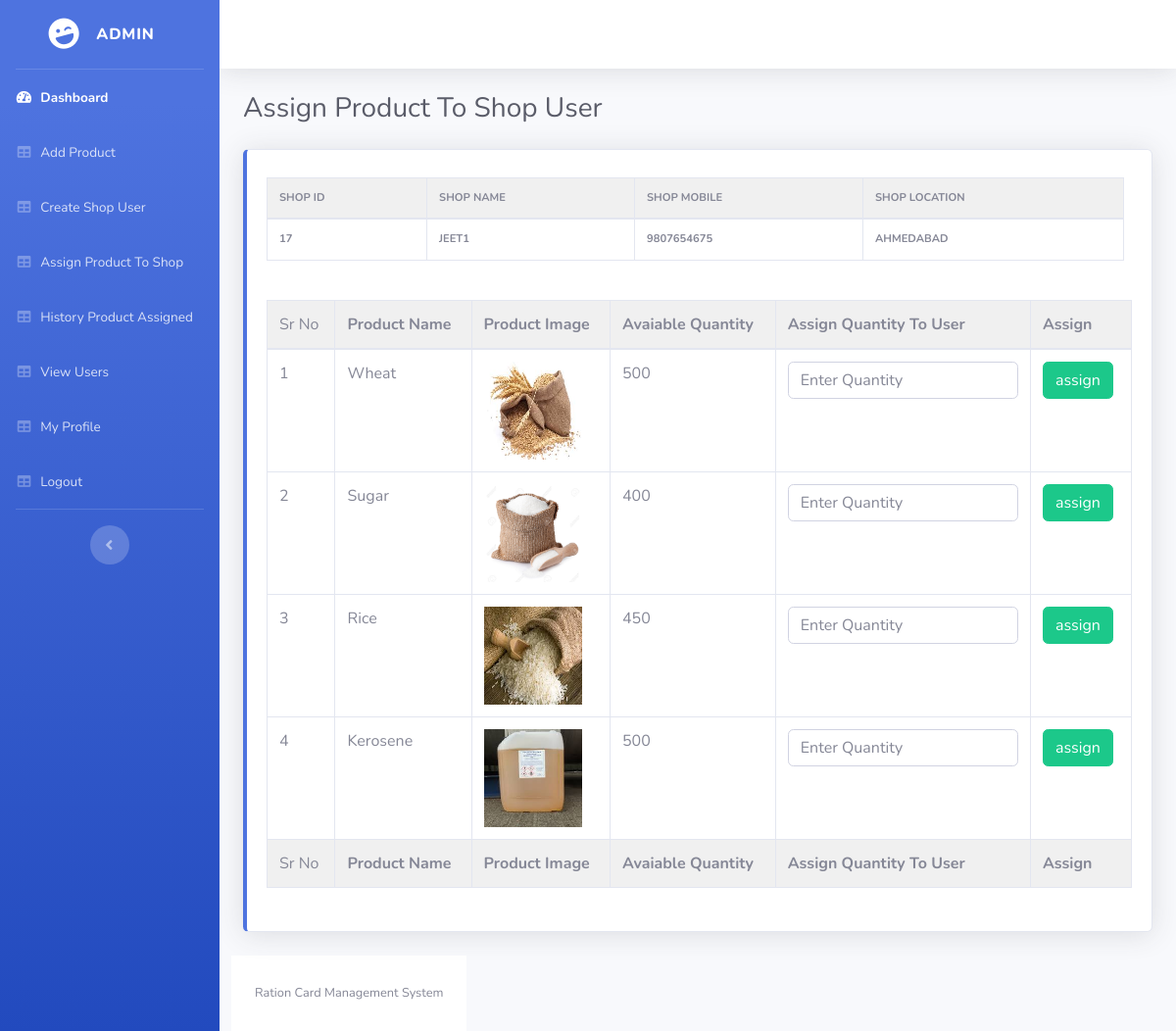
The page /assign_to_shop.php?shop_id=17 on the database its author committed.
### tables this page shows
CREATE TABLE `shop_registeration` (
  `shop_id` int(11) NOT NULL,
  `s_name` varchar(255) NOT NULL,
  `s_email` varchar(255) NOT NULL,
  `s_password` varchar(255) NOT NULL,
  `s_mobile_no` bigint(20) NOT NULL,
  `city` varchar(255) NOT NULL,
  `address` text NOT NULL,
  `aadhar_number` bigint(20) NOT NULL
);

CREATE TABLE `product_details` (
  `product_id` int(11) NOT NULL,
  `product_name` varchar(255) NOT NULL,
  `product_img` text NOT NULL,
  `product_mrp` int(11) NOT NULL,
  `product_quantity` int(11) NOT NULL,
  `permonth_allocation` varchar(255) NOT NULL
);

### assign_to_shop.php (the view, shortened to what this page needs)
<?php include "user_includes/header.php" ;?>
        <div class="container-fluid">
          <div class="d-sm-flex align-items-center justify-content-between mb-4">
            <h1 class="h3 mb-0 text-gray-800">Assign Product To Shop User</h1>
          </div>
    <div class="body">
    <div class="row">
            <div class="col-lg-12 mb-4">
              <div class="card border-left-primary shadow h-100 py-2">
                <div class="card-body">
                  <div class="row no-gutters align-items-center">
                    <div class="col mr-2">
                      <div class="text-xs font-weight-bold text-primary text-uppercase mb-1">
                      <?php $shop_id =  $_GET['shop_id']; ?>
                      <table class="table table-bordered table-hover dataTable " id="dataTable">
                        <thead>
                            <tr>
                                <th>Shop Id</th>
                                <th>Shop Name</th>
                                <th>Shop Mobile</th>
                                <th>Shop Location</th>
                            </tr>
                        </thead>
                        <tbody>
                        <?php
$query  = "SELECT * FROM shop_registeration WHERE shop_id = '$shop_id'";
$result = mysqli_query($connection,$query);
if($result)
{
    while($row=mysqli_fetch_assoc($result))
    {
        $shop_id = $row['shop_id'];
        $s_name=$row['s_name'];
        $s_mobile_no=$row['s_mobile_no'];
        $city=$row['city'];
        ?>
        <tr>
            <td><?php echo $shop_id; ?></td>
            <td><?php echo $s_name; ?></td>
            <td><?php echo $s_mobile_no; ?></td>
            <td><?php echo $city; ?></td>
        </tr>
<?php
    }
}
            ?>
                        </tbody>
                      </table>
                      </div>
                      <br>
                    </div>
    <br>
<table class="table table-bordered table-hover dataTable " id="dataTable" width="100%" cellspacing="0">
<br>
<form action="" method="post">
<thead >
<tr>
<td>Sr No</td>
<th>Product Name</th>
<th>Product Image</th>
<th>Avaiable Quantity</th>
<th>Assign Quantity To User</th>
<th>Assign</th>
        </tr>
    </thead>
    <tfoot >
        <tr>
            <td>Sr No</td>
            <th>Product Name</th>
            <th>Product Image</th>
            <th>Avaiable Quantity</th>
            <th>Assign Quantity To User</th>
            <th>Assign</th>
        </tr>
    </tfoot>
    <tbody>
    <?php
$query  = "SELECT * FROM product_details";
$result = mysqli_query($connection,$query);
if($result)
{
    $i=1;
    while($row=mysqli_fetch_assoc($result))
    {
        $name=$row['product_name'];
        $image=$row['product_img'];
        $available_quantity=$row['product_quantity'];
        ?>
    <tr>
    <form action="" method="post">
   <td>
   <?php echo $i; ?>
   </td>
        <td>
            <?php echo $name  ?>
        </td>
        <td>
            <?php if($image)
            {
              ?>
              <img width="100px" height="100px" src="images/<?php echo $image; ?>" alt="">
              <?php
            }else
            {
              echo "No Image Found!!";
            }
            ?>
        </td>
        <td>
            <?php echo $available_quantity  ?>
        </td>
        <td>
            <input required type="text" name="qty" class="form-control" placeholder="Enter Quantity" id="">
        </td>
       <td>
            <input type="submit" class="btn btn-success" value="assign" name="assign_to_shop" id="">
       </td>
        </form>
                        </tr>
                                    <?php
                        $i++;
                        }
}
            ?>
                      </tbody>
</table>
    </div>
        </div>
        </div>
      </div>
  <?php include "user_includes/footer.php" ;?>

### user_includes/header.php (shortened to what this page needs)
<!DOCTYPE html>
<html lang="en">
<head>
  <link href="vendor/fontawesome-free/css/all.min.css" rel="stylesheet" type="text/css">
  <link href="css/sb-admin-2.min.css" rel="stylesheet">
</head>
<body id="page-top">
  <div id="wrapper">
    <?php include "user_includes/sidebar.php" ;?>
    <div id="content-wrapper" class="d-flex flex-column">
      <div id="content">
        <nav class="navbar navbar-expand navbar-light bg-white topbar mb-4 static-top shadow">
        </nav>

### user_includes/sidebar.php
<ul class="navbar-nav bg-gradient-primary sidebar sidebar-dark accordion" id="accordionSidebar">
<a class="sidebar-brand d-flex align-items-center justify-content-center" href="index.html">
  <div class="sidebar-brand-icon rotate-n-15">
    <i class="fas fa-laugh-wink"></i>
  </div>
  <div class="sidebar-brand-text mx-3">Admin</div>
</a>
<hr class="sidebar-divider my-0">
<li class="nav-item active">
  <a class="nav-link" href="admin_dashboard.php">
    <i class="fas fa-fw fa-tachometer-alt"></i>
    <span>Dashboard</span></a>
</li>
<li class="nav-item">
  <a class="nav-link" href="add_product.php">
    <i class="fas fa-fw fa-table"></i>
    <span>Add Product</span></a>
</li>
<li class="nav-item">
  <a class="nav-link" href="create_shop_user.php">
    <i class="fas fa-fw fa-table"></i>
    <span>Create Shop User</span></a>
</li>
<li class="nav-item">
  <a class="nav-link" href="assign_product.php">
    <i class="fas fa-fw fa-table"></i>
    <span>Assign Product To Shop</span></a>
</li>
<li class="nav-item">
  <a class="nav-link" href="history_product_assign.php">
    <i class="fas fa-fw fa-table"></i>
    <span>History Product Assigned </span></a>
</li>
<li class="nav-item">
  <a class="nav-link" href="view_users.php">
    <i class="fas fa-fw fa-table"></i>
    <span>View Users</span></a>
</li>
<li class="nav-item">
<li class="nav-item">
  <a class="nav-link" href="admin_profile.php">
    <i class="fas fa-fw fa-table"></i>
    <span>My Profile</span></a>
</li>
<li class="nav-item">
  <a class="nav-link" href="index.php">
  <i class="fas fa-fw fa-table"></i>
    <span>Logout</span></a>
</li>
<hr class="sidebar-divider d-none d-md-block">
<div class="text-center d-none d-md-inline">
  <button class="rounded-circle border-0" id="sidebarToggle"></button>
</div>
</ul>

### user_includes/footer.php (shortened to what this page needs)
 <footer class="sticky-footer bg-white">
        <div class="container my-auto">
          <div class="copyright text-center my-auto">
            <span>Ration Card Management System</span>
          </div>
        </div>
      </footer>
    </div>
  </div>
</body>
</html>

### user_includes/header.php (style rules this page uses)
thead,tfoot { background-color:rgb(240, 240, 240); }

### rows shown on the page
shop_registeration: shop_id "17", s_name "JEET1", s_mobile_no "9807654675", city "AHMEDABAD"
product_details: product_name "Wheat", product_img (picture), product_quantity "500"
product_details: product_name "Sugar", product_img (picture), product_quantity "400"
product_details: product_name "Rice", product_img (picture), product_quantity "450"
product_details: product_name "Kerosene", product_img (picture), product_quantity "500"
